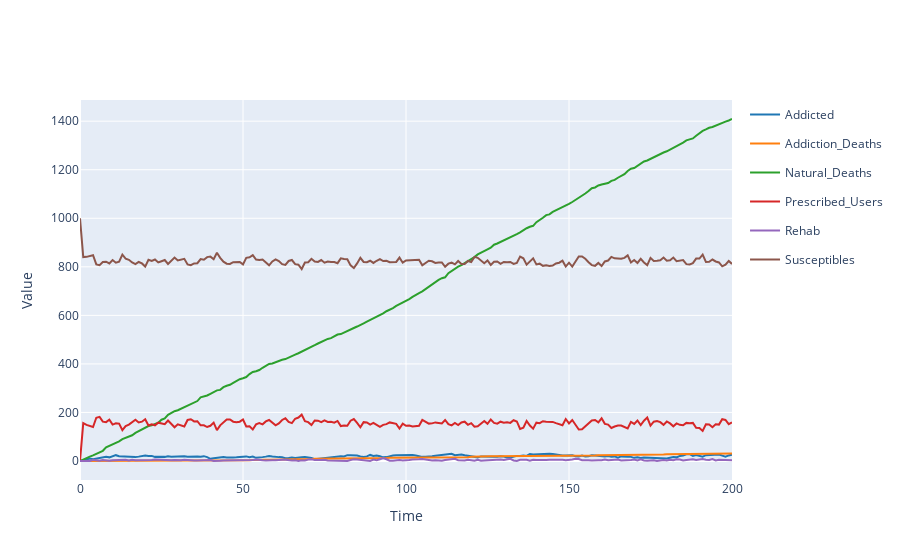

Here is the notebook cell this chart was saved with:
### Code cell
results.plotplotly()

### Figure 1 — Plotly figure (JSON) as saved in the notebook; plotly's stock layout.template omitted (floating-point values rounded to 4 significant figures; data arrays with more than 128 entries replaced by an {"elided": "..."} marker saying what was removed)
{"data": [{"legendgroup": "Addicted", "line": {"color": "#1f77b4"}, "mode": "lines", "name": "Addicted", "type": "scatter", "x": {"elided": "201 int values"}, "y": {"elided": "201 int values"}}, {"legendgroup": "Addiction_Deaths", "line": {"color": "#ff7f0e"}, "mode": "lines", "name": "Addiction_Deaths", "type": "scatter", "x": {"elided": "201 int values"}, "y": {"elided": "201 int values"}}, {"legendgroup": "Natural_Deaths", "line": {"color": "#2ca02c"}, "mode": "lines", "name": "Natural_Deaths", "type": "scatter", "x": {"elided": "201 int values"}, "y": {"elided": "201 int values"}}, {"legendgroup": "Prescribed_Users", "line": {"color": "#d62728"}, "mode": "lines", "name": "Prescribed_Users", "type": "scatter", "x": {"elided": "201 int values"}, "y": {"elided": "201 int values"}}, {"legendgroup": "Rehab", "line": {"color": "#9467bd"}, "mode": "lines", "name": "Rehab", "type": "scatter", "x": {"elided": "201 int values"}, "y": {"elided": "201 int values"}}, {"legendgroup": "Susceptibles", "line": {"color": "#8c564b"}, "mode": "lines", "name": "Susceptibles", "type": "scatter", "x": {"elided": "201 int values"}, "y": {"elided": "201 int values"}}], "layout": {"showlegend": true, "title": {"text": ""}, "xaxis": {"title": {"text": "Time"}}, "yaxis": {"title": {"text": "Value"}}}}
